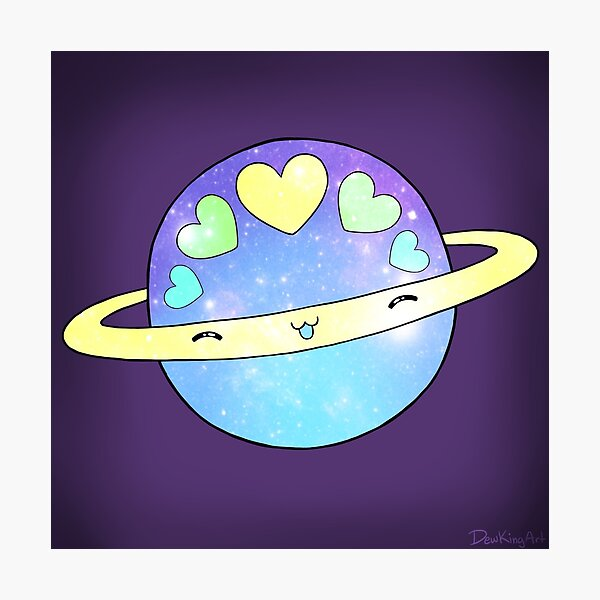
#> input picture planeta.jpg, 600 x 600 px
$ python p6-Act10-0150.py
#> lines starting #> are read from the running program, lines starting #| are printed output that depends on the picture; after the words box and inside, x2 and y2 are one past the last pixel; in counts of white or black regions, pixels touching at a corner belong together
import numpy as np
import cv2

#La imagen en escala de grises
img = cv2.imread("planeta.jpg", cv2.IMREAD_GRAYSCALE)
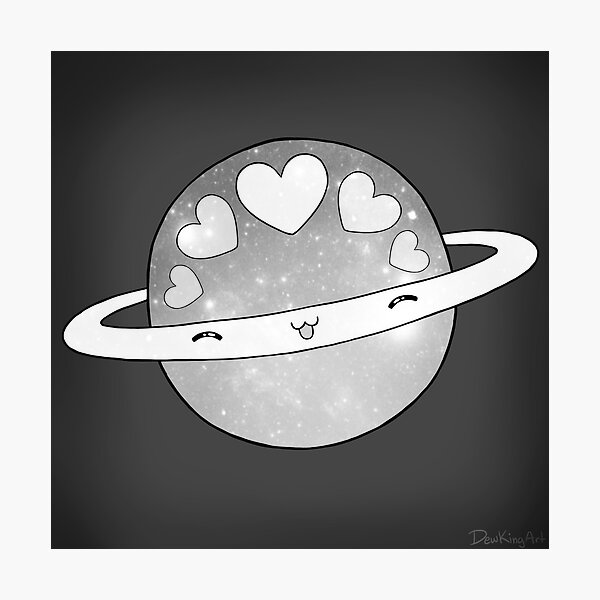
#> img: shape (600, 600); min 0, max 255, mean 148

#Abre la ventana
cv2.imshow("planeta.jpg", img)
cv2.waitKey(0)
cv2.destroyAllWindows()

#Linea
print("La linea 0150")
# Crea una imagen negra
img = np.zeros((512,512,3), np.uint8)

# Dibuja una diagonal blanca de 3px desde una esquina a la otra
img = cv2.line(img,(0,0),(511,511),(255,255,255),3)
#Abre la ventana con la imagen
cv2.imshow("Line.jpg", img)
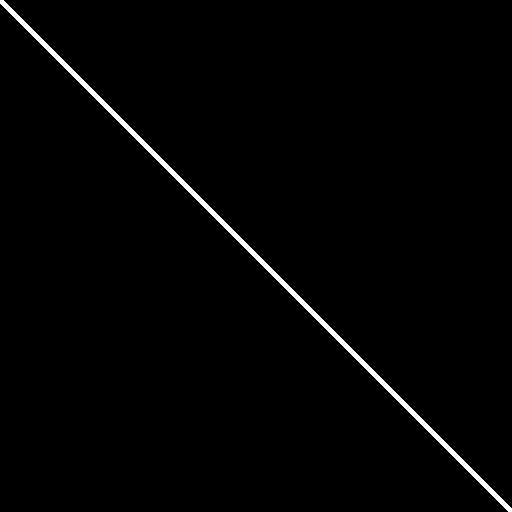
#> window 'Line.jpg': shape (512, 512, 3); 1.4% white; 1 white region, box (x1, y1, x2, y2) and area: (0, 0, 512, 512) 3572
cv2.waitKey(0)
cv2.destroyAllWindows()
print("El circulo 0150")

# Dibuja un circulo azul al centro de la imagen
img = cv2.circle(img, (260,260), 10, (255,0,0),-1)
#Abre la ventana con la imagen
cv2.imshow("El circulo.jpg", img)
cv2.waitKey(0)
cv2.destroyAllWindows()

print("El texto 0150")
# Añade a la imagen el texto
img = cv2.putText(img, "Ejemplo", (200, 30),cv2.FONT_HERSHEY_SIMPLEX, \
                  0.5, (255, 255, 255), 2)
#Abre la ventana con la imagen
cv2.imshow("El texto.jpg", img)
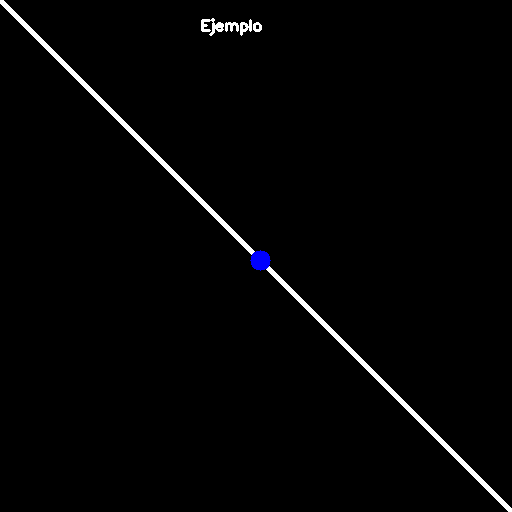
#> window 'El texto.jpg': shape (512, 512, 3); mean B, G, R 4.1, 3.8, 3.8
cv2.waitKey(0)
cv2.destroyAllWindows()

print("Thresholding")
# Cargar la imagen directamente en escala de grises
img = cv2.imread('planeta.jpg', cv2.IMREAD_GRAYSCALE)
cv2.imshow("Thresholding 00150.jpg", img)

ret, thr1 = cv2.threshold(img, 127, 255, cv2.THRESH_BINARY)
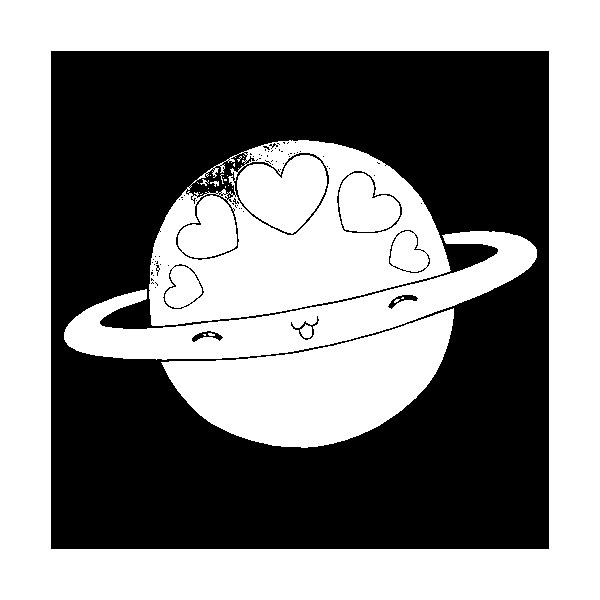
#> thr1: shape (600, 600); 52.7% white; 73 black regions (66 under 20 px), largest, box (x1, y1, x2, y2) and area: (51, 51, 549, 549) 168986, (337, 171, 402, 233) 306, (163, 264, 204, 309) 172
ret, thr2 = cv2.threshold(img, 127, 255, cv2.THRESH_BINARY_INV)
ret, thr3 = cv2.threshold(img, 127, 255, cv2.THRESH_TRUNC)
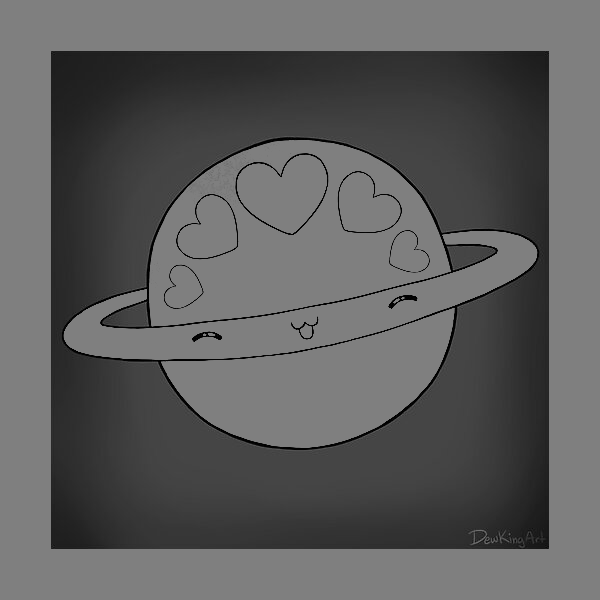
#> thr3: shape (600, 600); min 0, max 127, mean 92.6
ret, thr4 = cv2.threshold(img, 127, 255, cv2.THRESH_TOZERO)
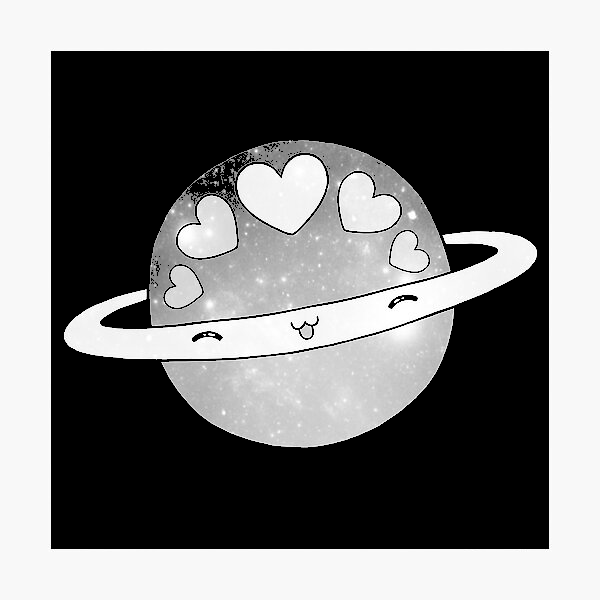
#> thr4: shape (600, 600); min 0, max 255, mean 122.4
ret, thr5 = cv2.threshold(img, 127, 255, cv2.THRESH_TOZERO_INV)
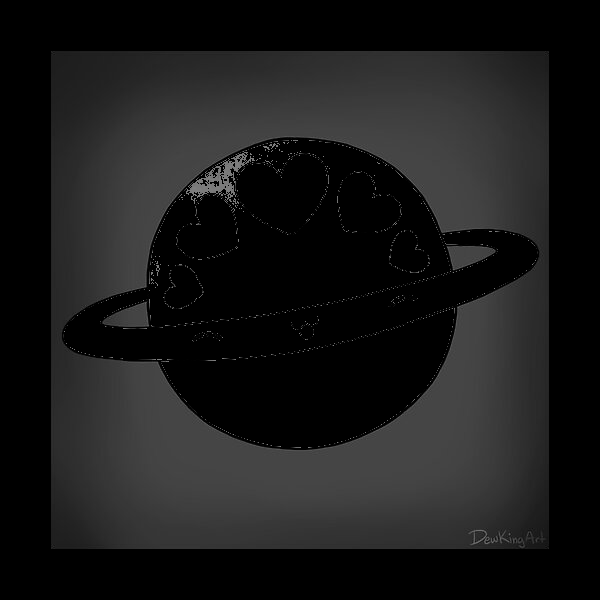
#> thr5: shape (600, 600); min 0, max 127, mean 25.6

cv2.imshow('BINARY', thr1)
cv2.imshow('BINARY_INV', thr2)
cv2.imshow('TRUNC', thr3)
cv2.imshow('TOZERO', thr4)
cv2.imshow('TOZERO_INV', thr5)

cv2.waitKey(0)
cv2.destroyAllWindows()

print("El trackbar")
def on_trackbar(val):
  print(val)

# Crea a una imagen negra, y una ventana llamada 'frame'
img = np.zeros((300,512,3), np.uint8)
cv2.namedWindow('frame')

# Crea tres trackbar en frame, llamados R,G,B, que van de 0 a 255 y llaman a on_trackbar()
cv2.createTrackbar('R','frame',0,255,on_trackbar)
cv2.createTrackbar('G','frame',0,255,on_trackbar)
cv2.createTrackbar('B','frame',0,255,on_trackbar)

while(True):
    cv2.imshow('frame',img)
    k = cv2.waitKey(1) & 0xFF
#> (key Esc is pressed here)
    if k == 27:
        break

    # Obtiene las posiciones de los trackbars
    r = cv2.getTrackbarPos('R','frame')
    g = cv2.getTrackbarPos('G','frame')
    b = cv2.getTrackbarPos('B','frame')

    img[:] = [b,g,r]

cv2.destroyAllWindows()
print("Zavala Medina NC= 0150")
